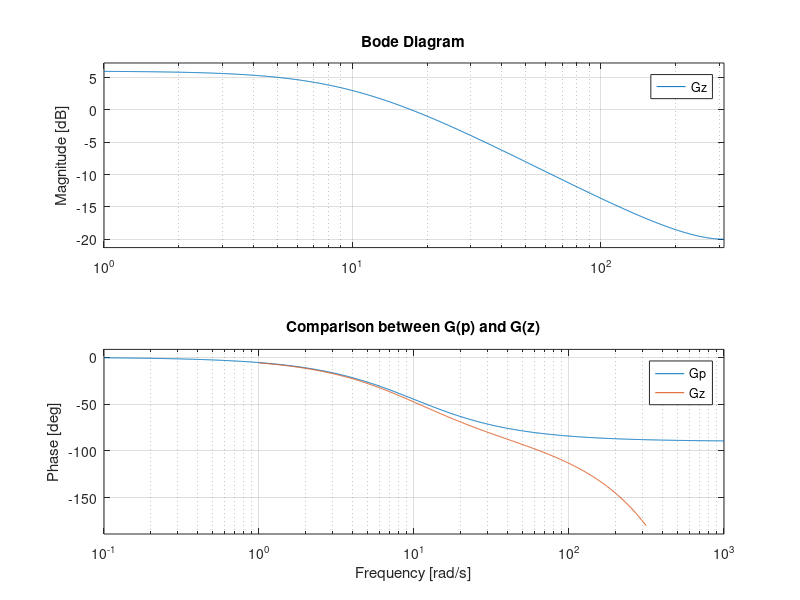

Recreate this plot in MATLAB. (Note: this script raises an error after producing the figure.)
close all; clc; clear;
%% ZOH Approximation
%% 1. Continuous Plant Gp and Sampled Plant Gz
Ts = 0.01;
s=tf('s');
Gp = 2/(1+0.1*s);
Gz=c2d(Gp, Ts, 'zoh');

figure;
bode(Gp);
hold on;
bode(Gz);
title('Comparison between G(p) and G(z)');
legend('Gp','Gz', 'Location','best');

%% 2. ZOH Transfer Function
Bzoh = (1-exp(-Ts*s))/s;

%% 3. Frequency-domain representation B(j\omega)
w = linspace(1, 2000, 400)';    

Bjw = (1 - exp(-1j*w*Ts)) ./ (1j*w*Ts);  
magB_db = 20*log10(abs(Bjw));
phaseB  = angle(Bjw);           

figure;
subplot(2,1,1);
plot(w, magB_db, 'LineWidth', 1.3); 
grid on;
title('Magnitude of B(j\omega)');
xlabel('\omega (rad/s)'); ylabel('|B(j\omega)| (dB)');

subplot(2,1,2);
plot(w, phaseB, 'LineWidth', 1.3);
grid on;
title('Phase of B(j\omega)');
xlabel('\omega (rad/s)'); ylabel('Phase (rad)');

%% 4. Compare G(z) and G(j\omega)B(j\omega) using Bode and Nichols
Gjw_array = freqresp(Gp, w);  
Gjw       = squeeze(Gjw_array);
Gjw_B = Gjw .* Bjw;            

[magZ, phaseZ] = bode(Gz, w);  
magZ   = squeeze(magZ);         
phaseZ = squeeze(phaseZ);       

% ---- BODE COMPARISON ----
figure;
% --- Magnitude ---
subplot(2,1,1);
semilogx(w, 20*log10(abs(Gjw_B)), 'b', 'LineWidth',1.2); 
hold on;
semilogx(w, 20*log10(magZ), 'r--', 'LineWidth',1.2);
grid on;
title('Bode Magnitude');
legend('G(j\omega)B(j\omega)','G(z)');
xlabel('\omega (rad/s)'); ylabel('dB');

% --- Phase ---
subplot(2,1,2);
semilogx(w, angle(Gjw_B), 'b', 'LineWidth',1.2); 
hold on;
semilogx(w, phaseZ*pi/180, 'r--', 'LineWidth',1.2);
grid on;
title('Bode Phase');
legend('G(j\omega)B(j\omega)','G(z)');
xlabel('\omega (rad/s)'); ylabel('rad');

% ---- Nichols COMPARISON ----
Gjw_B_frd = frd(reshape(Gjw_B, 1, 1, []), w);   % 1 x 1 x N

figure;
nichols(Gjw_B_frd, 'b'); hold on;
nichols(Gz, 'r--');
grid on;
title('Nichols Plot: G(j\omega)B(j\omega) vs G(z)');
legend('G(j\omega)B(j\omega)', 'G(z)', 'Location', 'Best');
